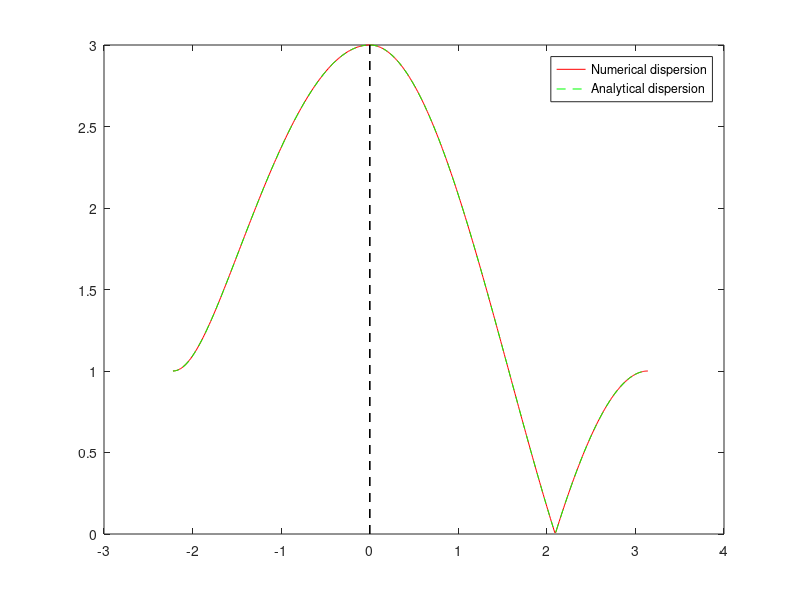

This chart was generated by the following MATLAB code: (Note: this script raises an error after producing the figure.)
%% DIAGONALISATION TIGHT BINDING BRICK LATTICE A,B SUBLATTICES

clear all
home

kx=[0:0.01:pi]; % in units of lattice parameter
ky=[0:0.01:pi]; % in units of lattice parameter

%% Gamma --> M

ky=0;
% Analytical dispersion
E_an_Gamma_M=sqrt(1+(4*cos(kx).*cos(ky))+4*(cos(kx)).^2);

% Numerical dispersion
E_num_Gamma_M=zeros(length(kx),2);

for f=[1:length(kx)];
     
        H=[0, exp(-i*ky)+2*cos(kx(f));
           exp(i*ky)+2*cos(kx(f)), 0];
              
    E_num_Gamma_M(f,:)=eig(H);
    
end

%% M --> X

kx=[pi:-0.01:pi/2];
ky=kx-pi;

E_num_M_X=zeros(length(kx),2);
E_an_M_X=zeros(length(kx),1);

% Numerical dispersion
for f=[1:length(kx)];
   
        H=[0, exp(-i*ky(f))+2*cos(kx(f));
           exp(i*ky(f))+2*cos(kx(f)), 0];
     
    % Numerical dispersion
    E_num_M_X(f,:)=eig(H);
    % Analytical dispersion
    E_an_M_X(f)=sqrt(1+(4*cos(kx(f)).*cos(ky(f)))+4*(cos(kx(f))).^2);
    
end

%% X--> Gamma

kx=[pi/2:-0.01:0];
ky=-kx;

for f=[1:length(kx)];
   
        H=[0, exp(-i*ky(f))+2*cos(kx(f));
           exp(i*ky(f))+2*cos(kx(f)), 0];
     
    % Numerical dispersion
    E_num_X_Gamma(f,:)=eig(H);
    % Analytical dispersion
    E_an_X_Gamma(f)=sqrt(1+(4*cos(kx(f)).*cos(ky(f)))+4*(cos(kx(f))).^2);
    
end

%% BAND STRUCTURE
kx=[0:0.01:pi];
%k2=linspace(pi,pi+pi/sqrt(2),length(E_an_M_X));
k3=linspace(-pi/sqrt(2),0,length(E_an_X_Gamma));

close all
figure(1)
box on
hold on
plot(kx,E_num_Gamma_M(:,2),'-r')
plot(kx,E_an_Gamma_M,'--g')
%plot(k2,E_an_M_X','--g')
%plot(k2,E_num_M_X(:,2),'--b')
plot(k3,E_num_X_Gamma(:,2),'-r')
plot(k3,E_an_X_Gamma,'--g')
plot(zeros(length([0:3])),[0:3],'--k')

legend('Numerical dispersion','Analytical dispersion')

ax=gca;
ax.XTick=[-pi/sqrt(2),0,pi];
ax.XTickLabel={'X','\Gamma','M'}
ax = gca;
ax.FontSize = 16;
xlim([-pi/sqrt(2) pi])
xlabel('$ka$','FontSize',18,'FontWeight','bold','Interpret','latex')
ylabel('$E/J$','FontSize',18,'FontWeight','bold','Interpret','latex')
hold off
print -djpeg -r600 bandstructure.png


% 3D BAND STRUCTURE
kx=[-pi:0.01:pi];
ky=[-pi:0.01:pi];

[X,Y]=meshgrid(kx);
E_an=sqrt(1+(4*cos(X).*cos(Y))+4*(cos(X)).^2);

for f=[1:length(kx)];
    for j=[1:length(ky)];
        
         H=[0, exp(-i*ky(j))+2*cos(kx(f));
           exp(i*ky(j))+2*cos(kx(f)), 0];
       
       E_num(f,j,:)=eig(H);
        
    end
end


figure(2)
hold on
box on
mesh(E_num(:,:,2))
mesh(E_num(:,:,1))

ax=gca;
ax.XTick=[0,314,628];
ax.XTickLabel={'-\pi','0','\pi','FontSize',18}
ax.YTick=[0,314,628];
ax.YTickLabel={'-\pi','0','\pi','FontSize',18}
ax = gca;
ax.FontSize = 16; 
xlim([0 628])
ylim([0 628])
xlabel('$k_x a$','FontSize',18,'FontWeight','bold','Interpret','latex')
ylabel('$k_y a$','FontSize',18,'FontWeight','bold','Interpret','latex')
zlabel('$E/J$','FontSize',18,'FontWeight','bold','Interpret','latex')
print -djpeg -r600 3Dbandstructure.png


